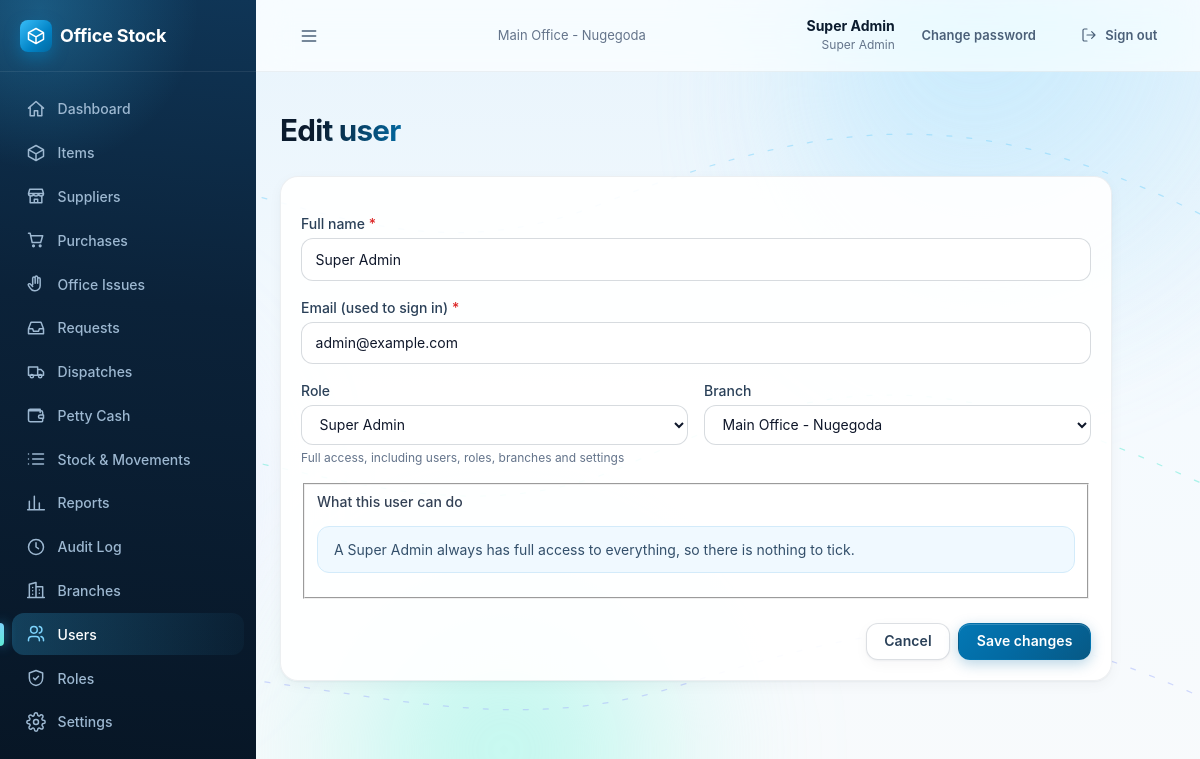
The page /users/1/ (signed in) on the database its author committed.
### accounts/models.py (models this page shows, shortened)
class User(AbstractBaseUser):
    name = models.CharField(max_length=120)
    email = models.EmailField(unique=True)
    role = models.CharField(max_length=40)
    permissions = models.JSONField(null=True, blank=True, default=None)
    branch = models.ForeignKey(Branch, on_delete=models.PROTECT, related_name='users')
    active = models.BooleanField(default=True)
    failed_logins = models.PositiveSmallIntegerField(default=0)
    locked_until = models.DateTimeField(null=True, blank=True)
    created_at = models.DateTimeField(auto_now_add=True)
    updated_at = models.DateTimeField(auto_now=True)
    USERNAME_FIELD = 'email'
    REQUIRED_FIELDS = ['name']
    objects = UserManager()
    class Meta:
        ordering = ['name']
    @property
    def role_def(self):
        if not hasattr(self, '_role_def'):
            if self.role == SUPER_ADMIN_ROLE['key']:
                self._role_def = SUPER_ADMIN_ROLE
            else:
                r = Role.objects.filter(key=self.role).first()
                self._role_def = r.as_def() if r else None
        return self._role_def
    @property
    def role_name(self):
        return (self.role_def or {}).get('name') or self.role

class Branch(models.Model):
    name = models.CharField(max_length=120)
    code = models.CharField(max_length=10, unique=True)
    type = models.CharField(max_length=10, choices=[(BRANCH_TYPES.MAIN, 'Main office'), (BRANCH_TYPES.BRANCH, 'Branch')],
                            default=BRANCH_TYPES.BRANCH)
    address = models.CharField(max_length=250, blank=True, default='')
    phone = models.CharField(max_length=40, blank=True, default='')
    active = models.BooleanField(default=True)
    created_at = models.DateTimeField(auto_now_add=True)
    updated_at = models.DateTimeField(auto_now=True)
    class Meta:
        ordering = ['type', 'name']
        constraints = [
            models.UniqueConstraint(fields=['type'], condition=models.Q(type=BRANCH_TYPES.MAIN), name='one_main_office'),
        ]

### accounts/views.py (the view)
# urls.py: path('users/<int:pk>/', views.user_edit, name='user_edit'),
@super_admin_required
def user_edit(request, pk):
    return _user_form_view(request, get_object_or_404(User, pk=pk))

### accounts/models.py (called while the page is built)
    def as_def(self):
        return {'key': self.key, 'name': self.name, 'side': self.side, 'description': self.description,
                'permissions': list(self.permissions or [])}

### accounts/roles.py (called while the page is built)
def find_role_def(key):
    if key == SUPER_ADMIN_ROLE['key']:
        return SUPER_ADMIN_ROLE
    r = Role.objects.filter(key=key).first()
    return r.as_def() if r else None

def all_role_defs():
    return [SUPER_ADMIN_ROLE] + [r.as_def() | {'id': r.pk} for r in Role.objects.all()]

### accounts/views.py (called while the page is built)
def _permission_context(selected):
    return {'features': FEATURES, 'selected': list(selected), 'implies_json': json.dumps(IMPLIES)}

def _role_choices():
    out = []
    for d in all_role_defs():
        out.append({'key': d['key'], 'name': d['name'], 'side': d['side'], 'description': d.get('description', ''),
                    'permissions': list(d['permissions'])})
    return out

### core/context_processors.py (called while the page is built)
def app(request):
    ctx = {}
    user = getattr(request, 'user', None)
    if user is None or not user.is_authenticated:
        return ctx
    settings = Setting.get()
    ctx['app_settings'] = settings
    perms = getattr(request, 'perms', [])
    nav = []
    path = request.path
    for n in visible_nav(user, perms, settings.branch_module_enabled):
        try:
            url = reverse(n['url'])
        except NoReverseMatch:
            continue
        active = path == url if n.get('exact') else path.startswith(n['match'])
        nav.append({**n, 'href': url, 'active': active})
    ctx.update({
        'nav': nav,
        'perm': {p.replace('.', '_'): (p in perms) for p in ALL_PERMISSIONS},
        'is_branch_side': side_of(user) == 'branch',
        'is_super_admin': user.role == 'super_admin',
    })
    return ctx

### core/models.py (called while the page is built)
    @classmethod
    def get(cls):
        obj = cls.objects.filter(key='app').first()
        if obj:
            return obj
        try:
            with transaction.atomic():
                return cls.objects.create(key='app')
        except IntegrityError:
            return cls.objects.get(key='app')

### core/permissions.py (called while the page is built)
def side_of(user, role_def=None):
    role_def = role_def if role_def is not None else getattr(user, 'role_def', None)
    return (role_def or {}).get('side') or SIDES.MAIN

def is_branch_side(user, role_def=None):
    return side_of(user, role_def) == SIDES.BRANCH

### core/templatetags/ui.py (called while the page is built)
@register.inclusion_tag('core/_field.html')
def field(bound, hint='', css=''):
    return {'f': bound, 'hint': hint, 'css': css}

### accounts/templates/accounts/user_form.html (shortened to what this page needs)
{% extends "base.html" %}
{% load ui %}
{% block content %}
<div class="page-header"><div><h1>{% if editing %}Edit user{% else %}Add user{% endif %}</h1></div></div>
<form method="post" class="card card-body stack medium" autocomplete="off" novalidate data-user-form>
  {% field form.name %}
  {% field form.email %}
  <div class="form-grid">
    <div class="field">
      <label class="lbl" for="id_role">Role</label>
      <select name="role" id="id_role" data-role-select>
        {% for r in roles %}<option value="{{ r.key }}" {% if r.key == current_role %}selected{% endif %}>{{ r.name }}</option>{% endfor %}
      </select>
      <div class="hint" data-role-hint>Choosing a role ticks a typical set of features below</div>
    </div>
    <div class="field">
      <label class="lbl" for="id_branch">Branch</label>
      <select name="branch" id="id_branch" data-branch-select>
        {% for b in branches %}<option value="{{ b.id }}" data-type="{{ b.type }}" {% if b.id|stringformat:"s" == current_branch %}selected{% endif %}>{{ b.name }}</option>{% endfor %}
      </select>
    </div>
  </div>
  {% include "core/_permission_picker.html" with legend="What this user can do" locked="A Super Admin always has full access to everything, so there is nothing to tick." waiting="Choose a role first. It ticks a typical set of features, which you can then change." empty_note="Nothing is ticked, so this user will only see the Dashboard." %}
  <div class="form-actions"><a class="btn btn-secondary" href="{% url 'accounts:user_list' %}">Cancel</a><button class="btn" type="submit">{% if editing %}Save changes{% else %}Create user{% endif %}</button></div>
</form>
{% endblock %}

### templates/base.html (shortened to what this page needs)
{% load static ui %}<!doctype html>
<html lang="en">
<head>
  <link rel="stylesheet" href="{% static 'css/app.css' %}">
  <link rel="stylesheet" href="{% static 'css/premium.css' %}">
</head>
<body>
<div class="ambient" aria-hidden="true">
  <span class="blob b1" data-parallax="0.10"></span>
  <span class="blob b2" data-parallax="-0.07"></span>
  <span class="blob b3" data-parallax="0.05"><i></i></span>
</div>
<div class="shell">
  <aside class="sidebar" id="sidebar">
    <div class="brand"><div class="brand-mark">{% icon 'box' %}</div><span class="brand-name">Office Stock</span></div>
    <nav class="nav" aria-label="Main">
      {% for n in nav %}<a href="{{ n.href }}" class="{% if n.active %}active{% endif %}">{% icon n.icon %}{{ n.label }}</a>{% endfor %}
    </nav>
  </aside>
  <div class="main-col">
    <header class="topbar">
      <button class="btn btn-ghost menu-btn" type="button" data-nav-open aria-label="Open menu">{% icon 'menu' %}</button>
      <div class="branch-name muted small">{{ request.user.branch.name }}</div>
      <div class="topbar-right">
        <div class="who"><b>{{ request.user.name }}</b><span>{{ request.user.role_name }}</span></div>
        <a class="btn btn-ghost btn-sm" href="{% url 'accounts:change_password' %}">Change password</a>
        <form method="post" action="{% url 'accounts:logout' %}" class="inline">{% csrf_token %}
          <button class="btn btn-ghost btn-sm" type="submit">{% icon 'logout' 'icon icon-sm' %}<span class="hide-sm">Sign out</span></button>
        </form>
      </div>
    </header>
    <main class="content">
      {% block content %}{% endblock %}
    </main>
  </div>
</div>
</body>
</html>

### core/templates/core/_field.html (shortened to what this page needs)
<div class="field {{ css }}">
  {% if f.field.widget.input_type == 'checkbox' %}
    <label class="check">{{ f }} {{ f.label }}</label>
  {% else %}
    <label class="lbl" for="{{ f.id_for_label }}">{{ f.label }}{% if f.field.required %} <span class="req" aria-hidden="true">*</span>{% endif %}</label>
    {{ f }}
  {% endif %}
</div>

### static/css/app.css (style rules this page uses)
:root { --brand-50: #eff6ff; --brand-100: #dbeafe; --brand-500: #3b82f6; --brand-600: #2563eb; --brand-700: #1d4ed8; --s50: #f8fafc; --s100: #f1f5f9; --s200: #e2e8f0; --s300: #cbd5e1; --s400: #94a3b8; --s500: #64748b; --s600: #475569; --s700: #334155; --s800: #1e293b; --s900: #0f172a; --red-50: #fef2f2; --red-600: #dc2626; --red-700: #b91c1c; --amber-50: #fffbeb; --amber-100: #fef3c7; --amber-700: #b45309; --green-50: #ecfdf5; --green-100: #d1fae5; --green-700: #047857; }
* { box-sizing: border-box; }
html { font-size: 16px; }
body { margin: 0; font-family: Inter, ui-sans-serif, system-ui, -apple-system, "Segoe UI", Roboto, sans-serif; background: var(--s50); color: var(--s800); -webkit-font-smoothing: antialiased; line-height: 1.5; }
a { color: var(--brand-700); text-decoration: none; }
h1, h2, h3 { margin: 0; color: var(--s900); }
.icon { width: 20px; height: 20px; flex: none; }
.icon-sm { width: 16px; height: 16px; }
.muted { color: var(--s500); }
.small { font-size: .8125rem; }
.stack > * + * { margin-top: 1rem; }
.shell { min-height: 100vh; display: flex; }
.sidebar { width: 256px; flex: none; background: #fff; border-right: 1px solid var(--s200); display: flex; flex-direction: column; }
.brand { height: 64px; display: flex; align-items: center; gap: .5rem; padding: 0 1.25rem; border-bottom: 1px solid var(--s200); }
.brand-mark { width: 32px; height: 32px; border-radius: 8px; background: var(--brand-600); color: #fff; display: flex; align-items: center; justify-content: center; }
.brand-name { font-size: 1.125rem; font-weight: 700; color: var(--s900); }
.nav { flex: 1; padding: 1rem .75rem; display: flex; flex-direction: column; gap: .25rem; overflow-y: auto; }
.nav a { display: flex; align-items: center; gap: .75rem; padding: .625rem .75rem; border-radius: 8px; font-size: .875rem; font-weight: 500; color: var(--s600); }
.nav a.active { background: var(--brand-50); color: var(--brand-700); }
.main-col { flex: 1; min-width: 0; display: flex; flex-direction: column; }
.topbar { position: sticky; top: 0; z-index: 30; height: 64px; display: flex; align-items: center; justify-content: space-between; gap: 1rem; padding: 0 1.5rem; background: rgba(255,255,255,.92); border-bottom: 1px solid var(--s200); backdrop-filter: blur(6px); }
.topbar .who { text-align: right; line-height: 1.2; }
.topbar .who b { display: block; font-size: .875rem; color: var(--s900); }
.topbar .who span { font-size: .75rem; color: var(--s500); }
.topbar-right { display: flex; align-items: center; gap: .5rem; }
.menu-btn { display: none; }
.content { width: 100%; max-width: 72rem; margin: 0 auto; padding: 2rem 1.5rem; flex: 1; }
.page-header { display: flex; flex-wrap: wrap; align-items: flex-end; justify-content: space-between; gap: 1rem; margin-bottom: 1.5rem; }
.page-header h1 { font-size: 1.5rem; font-weight: 700; }
.card { background: #fff; border: 1px solid var(--s200); border-radius: 12px; box-shadow: 0 1px 2px rgba(0,0,0,.04); }
.card-body { padding: 1.25rem; }
.btn { display: inline-flex; align-items: center; justify-content: center; gap: .5rem; padding: .5rem 1rem; border-radius: 8px; border: 1px solid transparent; font: inherit; font-size: .875rem; font-weight: 600; cursor: pointer; background: var(--brand-600); color: #fff; line-height: 1.25; }
.btn-secondary { background: #fff; color: var(--s700); border-color: var(--s300); }
.btn-ghost { background: transparent; color: var(--s600); }
.btn-sm { padding: .25rem .625rem; font-size: .8125rem; }
form.inline { display: inline; }
.form-grid { display: grid; gap: 1rem; grid-template-columns: repeat(2, minmax(0, 1fr)); }
.field label.lbl { display: block; font-size: .875rem; font-weight: 500; color: var(--s700); margin-bottom: .25rem; }
.field .req { color: var(--red-600); }
.field .hint { font-size: .75rem; color: var(--s500); margin-top: .25rem; }
input[type=text], input[type=email], input[type=password], input[type=number], input[type=date], input[type=search], select, textarea, .input { width: 100%; padding: .5rem .75rem; border: 1px solid var(--s300); border-radius: 8px; background: #fff; font: inherit; font-size: .875rem; color: var(--s900); }
.form-actions { display: flex; justify-content: flex-end; gap: .5rem; margin-top: 1.5rem; }
.medium { max-width: 52rem; }

### rows shown on the page
User: user.branch.name "Main Office - Nugegoda", user.name "Super Admin", user.role_name "Super Admin", name "Super Admin", email "admin@example.com", role "Super Admin"
Branch: branch "Main Office - Nugegoda"

### other values the page prints
{{ n.label }} "Dashboard" "Items" "Suppliers" "Purchases" "Office Issues" "Requests" "Dispatches" "Petty Cash" "Stock & Movements" "Reports" "Audit Log" "Branches" "Users" "Roles" "Settings"
{{ f.label }} "Full name Email (used to sign in)"
{{ legend }} "What this user can do"
{{ locked }} "A Super Admin always has full access to everything, so there is nothing to tick."
